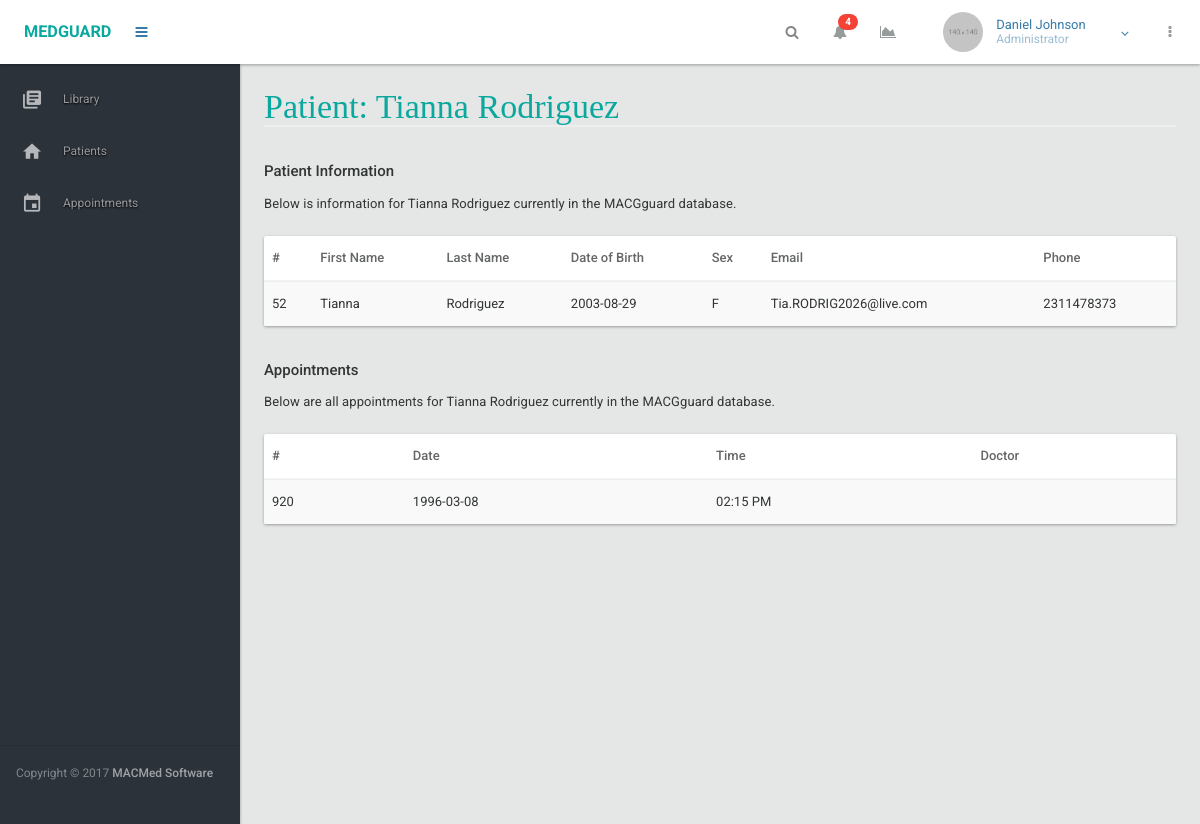
The app's page /patients/52 (signed in) with its own data.
### models.py (models this page shows, shortened)
class Users(db.Model):
	__tablename__ = 'users'
	user_id = db.Column(db.Integer, primary_key=True)
	last_name = db.Column(db.String(20), nullable=False)
	first_name = db.Column(db.String(20), nullable=False)
	sex = db.Column(db.String(1), nullable=False)
	dob = db.Column(db.Date, nullable=False)
	username = db.Column(db.String, unique=True, nullable=False)
	password = db.Column(db.String, nullable=False) # TODO Need this to be salted, etc
	email = db.Column(db.String, unique=True, nullable=False)
	phone_num = db.Column(db.String(10))
	user_level = db.relationship('User_level', backref='role')
	appts = db.relationship('PatientAppt', foreign_keys='PatientAppt.patient_id', backref='appts')
	doc = db.relationship('PatientAppt', foreign_keys='PatientAppt.doctor_id', backref='doc')

class PatientAppt(db.Model):
	__tablename__ = 'patient_appt'
	appt_id = db.Column(db.Integer, primary_key=True)
	time = db.Column(db.Time, nullable=False)
	date = db.Column(db.Date, nullable=False)
	patient_id = db.Column(db.Integer, db.ForeignKey('users.user_id'), nullable=False)
	doctor_id = db.Column(db.Integer, db.ForeignKey('users.user_id'), nullable=False)

### views.py (the view)
@app.route('/patients/<user_id>')
@login_required
def view_single_patient(user_id):
	data = Users.query.filter(Users.user_id == user_id).first()
	return render_template('patients-single.html', main_nav = render_nav('main'), data=data, page_title='Patient: ' + data.first_name + ' ' + data.last_name)

### controller.py (called while the page is built)
def get_user_role(user_id):
	user = Users.query.filter_by(user_id=user_id).first()
	if user is not None:
		return 1
	else:
		return False

### nav.py (called while the page is built)
def render_nav(location):
	if location == "main":
		return render_nav_main()

def render_nav_main():
	links = []
	user_id = session['user_id']
	role = get_user_role(user_id)
	for page in PAGE_ACCESS[role]:
		links.append(mg_get_link(page))
	return links

def mg_get_link(link):
	ret_vals = {}
	if link is 'patients':
		ret_vals['url'] = url_for('view_patients')
		ret_vals['name'] = 'Patients'
		ret_vals['icon'] = 'home'
	elif link == 'library':
		ret_vals['url'] = url_for('view_library')
		ret_vals['name'] = 'Library'
		ret_vals['icon'] = 'my-library-books'
	elif link == 'appointments':
		ret_vals['url'] = url_for('view_appointments')
		ret_vals['name'] = 'Appointments'
		ret_vals['icon'] = 'event'
	elif link == 'patient_data':
		ret_vals['url'] = url_for('view_appointments')
		ret_vals['name'] = 'Appointments'
		ret_vals['icon'] = 'event'
	return ret_vals

### views.py (called while the page is built)
def login_required(test):
	@wraps(test)
	def wrap(*args, **kwargs):
		if 'logged_in' in session:
			return test(*args, **kwargs)
		else:
			flash('You need to login first')
			return redirect(url_for('login'))
	return wrap

def timeformat(value, format='%H:%M'):
    return value.strftime("%I:%M %p")

### templates/patients-single.html
{% extends "dashboard.html" %}
{% block content %}
<div class="row">
	<div class="col-lg-12">
		<h4>Patient Information</h4>
	</div>
	<div class="col-md-8">
		<article class="margin-bottom-xxl">
			<p>
				Below is information for {{ data.first_name }} {{ data.last_name }} currently in the MACGguard database.
			</p>
		</article>
	</div>
	<div class="col-lg-12">
		<div class="card">
			<div class="card-body no-padding">
				<div class="table-responsive no-margin">
					<table class="table table-striped no-margin">
						<thead>
							<tr>
								<th>#</th>
								<th>First Name</th>
								<th>Last Name</th>
								<th>Date of Birth</th>
								<th>Sex</th>
								<th>Email</th>
								<th>Phone</th>
							</tr>
						</thead>
						<tbody>
								<tr>
									<td>{{ data.user_id }}</td>
									<td>{{ data.first_name }}</td>
									<td>{{ data.last_name }}</td>
									<td>{{ data.dob }}</td>
									<td>{{ data.sex }}</td>
									<td>{{ data.email }}</td>
									<td>{{ data.phone_num }}</td>
								</tr>
						</tbody>
					</table>
				</div>
			</div>
		</div>
	</div>
</div>
<div class="row">
	<div class="col-lg-12">
		<h4>Appointments</h4>
	</div>
	<div class="col-md-8">
		<article class="margin-bottom-xxl">
			<p>
				Below are all appointments for {{ data.first_name }} {{ data.last_name }} currently in the MACGguard database.
			</p>
		</article>
	</div>
	<div class="col-lg-12">
		<div class="card">
			<div class="card-body no-padding">
				<div class="table-responsive no-margin">
					<table class="table table-striped no-margin">
						<thead>
							<tr>
								<th>#</th>
								<th>Date</th>
								<th>Time</th>
								<th>Doctor</th>
							</tr>
						</thead>
						<tbody>
							{% for appt in data.appts %}
								<tr>
									<td>{{ appt.appt_id }}</td>
									<td>{{ appt.date }}</td>
									<td>{{ appt.time|timeformat }}</td>
									<td><a href="{{ url_for('view_single_patient', user_id=appt.doc.user_id ) }}">{{ appt.doc.first_name }} {{ appt.doc.last_name }}</a></td>
								</tr>
							{% endfor %}
						</tbody>
					</table>
				</div>
			</div>
		</div>
	</div>
</div>
{% endblock %}

### records on screen
Users: first_name "Tianna", last_name "Rodriguez", user_id "52", dob "2003-08-29", sex "F", email "Tia.RODRIG2026@live.com", phone_num "2311478373"
PatientAppt: appt_id "920", date "1996-03-08", time "02:15 PM"

### other values on screen
{{ page_title }} "Patient: Tianna Rodriguez"
{{ link['name'] }} "Library" "Patients" "Appointments"
